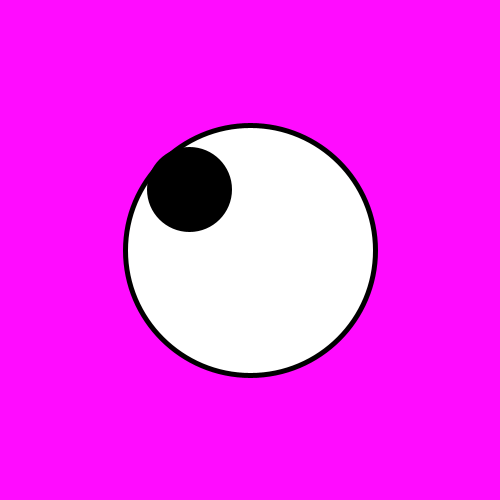
Frame 1 (no input)
Frame 60 (the mouse pressed at the canvas centre just before this capture): identical to frame 1, image omitted
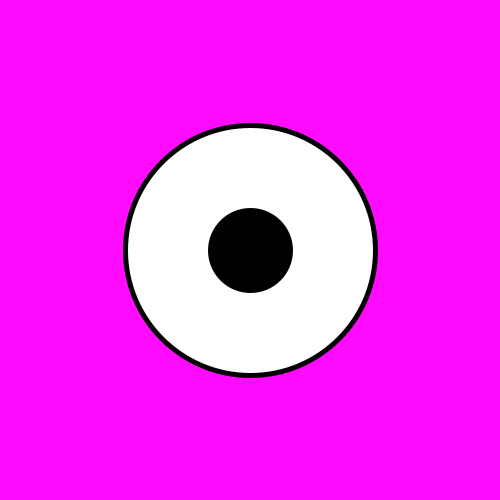
Frame 120 (the mouse held since frame 60 and released just before this capture)

The Processing sketch that drew these frames (run headless with seeded random() and noise(); from frame 60 on, the mouse is pressed at the canvas centre):

// Processing sketch: ativ_olho
// ── ativ_olho.pde
float tan; // variável da tangente
float angulo; // ângulo do arco tangente

// variáveis de posicionamento - vão receber X e Y do mouse subtraídos da metade da tela
float x;
float y;

void setup() {
  size(500, 500);
}

void draw() {
  background(255, 12, 255);
  x = (mouseX - (width / 2));
  y = (mouseY - (height / 2));

  tan = y / x;
  angulo = atan(tan);

  // ajuste de quadrantes - atan() pode mostrar resultados negativos
  if (x < 0) {
    angulo += PI;
  } else if (y < 0) {
    angulo += TWO_PI;
  }

  eyeBall();
  eyePupil(angulo);
}

// globo ocular - o círculo branco
void eyeBall() {
  strokeWeight(5);
  fill(255);
  ellipse((width / 2), (height / 2), (width / 2), (height / 2));
}

// pupila - o círculo preto
void eyePupil(float ang) {
  fill(0);

  // subtraio 40 do raio por ser a metade do diâmetro da pupila - evita saltos quando entrar ou sair do globo ocular
  if (dist2D((width / 2), mouseX, (height / 2), mouseY) <= (width / 4) - 40) {

    // se a distância tiver dentro do raio do globo ocular, desenha a elipse dentro do globo, usando mouseX e mouseY
    ellipse(mouseX, mouseY, 80, 80);
  } else {

    // se não, desenho a elipse dentro do globo, usando as coordenadas polares do ângulo recebido e o raio
    // aqui eu também subtraio 40, pelos mesmos motivos
    ellipse(coordPolarX((width / 4) - 40, ang) + (width / 2), coordPolarY((width / 4) - 40, ang) + (height / 2), 80, 80);
  }
}

// funções de distância 1D e 2D - a 2D depende da 1D
float dist1D(float a, float b) {
  return abs(b - a);
}

float dist2D(float x1, float x2, float y1, float y2) {
  return sqrt((dist1D(x1, x2) * dist1D(x1, x2)) + (dist1D(y1, y2) * dist1D(y1, y2)));
}

// funções de coordenadas polares para X e Y
float coordPolarX(float raio, float angulo) {
  return raio * cos(angulo);
}

float coordPolarY(float raio, float angulo) {
  return raio * sin(angulo);
}
